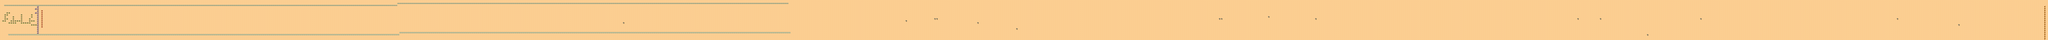

A level layout from a 2D game, rendered from its tile map. Below: a short description, then the map file with tile-grid data replaced by summaries:
An orthogonal 1000x20 tile map with 32x32 px tiles, 3 tile layers (fondo, techo, objetos), 2 tilesets and 1 object (partida).

<map version="1.0" orientation="orthogonal" width="1000" height="20" tilewidth="32" tileheight="32">
 <tileset firstgid="1" name="tmwdesert" tilewidth="32" tileheight="32" spacing="1" margin="1">
  <image source="tmwdesert.png" width="265" height="199" />
 </tileset>
 <tileset firstgid="49" name="items_by_reidyaro-d47dn3h_0_3_1" tilewidth="32" tileheight="32">
  <image source="items_by_reidyaro-d47dn3h_0_3_1.png" width="160" height="128" />
 </tileset>
 <layer name="fondo" width="1000" height="20">
  <data>[20000 cells, 20000 non-empty, 6 distinct tile ids]</data>
 </layer>
 <layer name="techo" width="1000" height="20" opacity="0.98">
  <data>[20000 cells, 25 non-empty, 2 distinct tile ids]</data>
 </layer>
 <layer name="objetos" width="1000" height="20">
  <data>[20000 cells, 0 non-empty, 0 distinct tile ids]</data>
 </layer>
 <objectgroup name="Capa de Objetos 1" width="1000" height="20">
  <object name="partida" type="partida" x="168" y="127" width="31" height="131">
   <properties>
    <property name="angulo" value="0" />
   </properties>
  </object>
 </objectgroup>
</map>